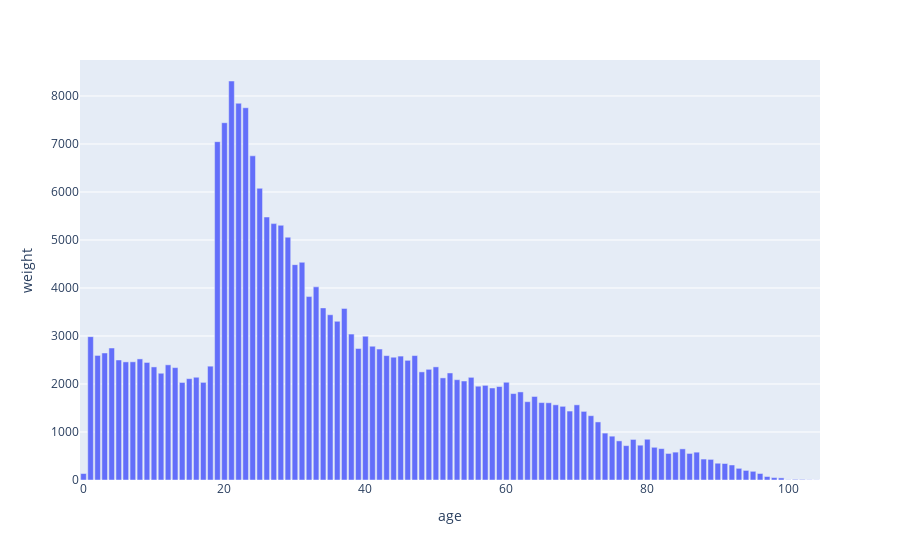

Notebook code for this chart:
### Code cell
# Age distribution of the center municipality

df_census_filtered_center = df_census_filtered[df_census_filtered["municipality_id"] == '59350']

df_age_study_area = df_census_filtered_center.groupby("age")["weight"].sum().reset_index()
px.bar(df_age_study_area, x = "age", y = "weight")

### Figure 1 — Plotly figure (JSON) as saved in the notebook; plotly's stock layout.template omitted (floating-point values rounded to 4 significant figures)
{"data": [{"alignmentgroup": "True", "hovertemplate": "age=%{x}<br>weight=%{y}<extra></extra>", "legendgroup": "", "marker": {"color": "#636efa", "pattern": {"shape": ""}}, "name": "", "offsetgroup": "", "orientation": "v", "showlegend": false, "textposition": "auto", "type": "bar", "x": [0, 1, 2, 3, 4, 5, 6, 7, 8, 9, 10, 11, 12, 13, 14, 15, 16, 17, 18, 19, 20, 21, 22, 23, 24, 25, 26, 27, 28, 29, 30, 31, 32, 33, 34, 35, 36, 37, 38, 39, 40, 41, 42, 43, 44, 45, 46, 47, 48, 49, 50, 51, 52, 53, 54, 55, 56, 57, 58, 59, 60, 61, 62, 63, 64, 65, 66, 67, 68, 69, 70, 71, 72, 73, 74, 75, 76, 77, 78, 79, 80, 81, 82, 83, 84, 85, 86, 87, 88, 89, 90, 91, 92, 93, 94, 95, 96, 97, 98, 99, 100, 101, 102, 103, 104], "xaxis": "x", "y": [134.7, 2987.0, 2595.0, 2646.0, 2750.0, 2500.0, 2461.0, 2462.0, 2523.0, 2449.0, 2356.0, 2224.0, 2399.0, 2341.0, 2032.0, 2111.0, 2141.0, 2034.0, 2372.0, 7048.0, 7443.0, 8312.0, 7849.0, 7755.0, 6754.0, 6077.0, 5479.0, 5341.0, 5307.0, 5059.0, 4487.0, 4535.0, 3821.0, 4024.0, 3586.0, 3442.0, 3306.0, 3575.0, 3039.0, 2739.0, 2994.0, 2787.0, 2728.0, 2591.0, 2558.0, 2581.0, 2493.0, 2592.0, 2252.0, 2306.0, 2357.0, 2127.0, 2230.0, 2090.0, 2063.0, 2139.0, 1954.0, 1972.0, 1917.0, 1947.0, 2036.0, 1801.0, 1835.0, 1631.0, 1740.0, 1613.0, 1609.0, 1566.0, 1535.0, 1436.0, 1566.0, 1430.0, 1339.0, 1210.0, 977.2, 913.1, 815.0, 715.8, 844.9, 725.2, 849.2, 681.5, 653.7, 553.0, 580.6, 648.4, 553.5, 579.9, 436.5, 429.5, 349.5, 343.8, 313.1, 242.9, 199.6, 181.1, 135.7, 72.74, 50.56, 44.26, 5.203, 13.13, 11.61, 5.0, 3.593], "yaxis": "y"}], "layout": {"autosize": true, "barmode": "relative", "legend": {"tracegroupgap": 0}, "margin": {"t": 60}, "xaxis": {"anchor": "y", "autorange": true, "domain": [0, 1], "range": [-0.5, 104.5], "title": {"text": "age"}, "type": "linear"}, "yaxis": {"anchor": "x", "autorange": true, "domain": [0, 1], "range": [0, 8750.0], "title": {"text": "weight"}, "type": "linear"}}}
